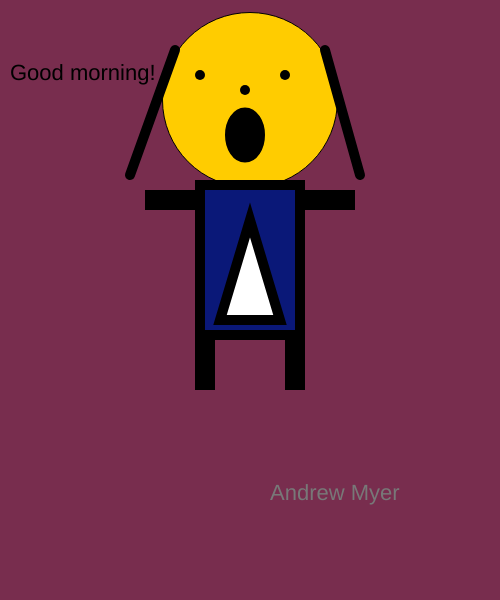
Frame 1 (no input)
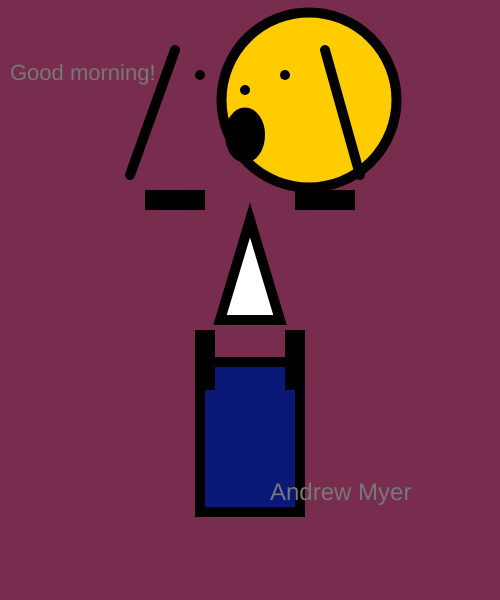
Frame 60 (no input)
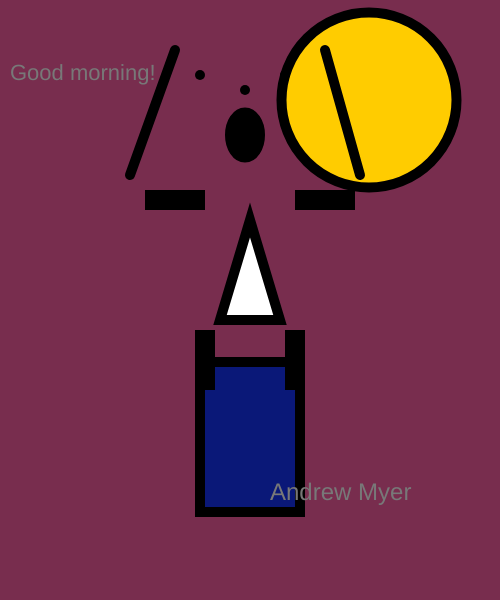
Frame 120 (the mouse pressed at the canvas centre since frame 60)

The p5.js sketch that drew these frames (run headless with seeded random() and noise() and a simulated clock; from frame 60 on, the mouse is pressed at the canvas centre):

// p5.js sketch
// ── sketch.js
var headX = 250;
var headY = 100; 
var headDirection = 1;

var bodyX =200;
var bodyY =185; 
var bodyDirection = 3;

var size = 22;
var count = 0;
var sizeDirection = 2;
function setup()
{
    createCanvas(500, 600);
}

 function draw()
 {
    background(120,45,78);
    textSize(22)
    text("Good morning!", 10,80);

    // head
    fill(255, 204, 0);
    circle(headX,headY,175);
    headX+=headDirection;
    if(headX >=418 || headX <=82)
    {
        headDirection *= -1;    
    }

    // eyes
    strokeWeight(10);
    fill(0);
    point(200,75);
    point(285,75);

    // nose
    point(245,90);

    // mouth
    ellipse(245, 135, 30, 45)

    // hair
    line(130,175,175,50);
    line(325,50,360,175);
    // body
    fill(10, 24, 120);
    rect(200,bodyY,100,150);
    bodyY += bodyDirection;
    if(bodyY <= 0 || bodyY >= 450)
    {
        bodyDirection *= -1;
    }
    // decoration
    fill(255);
    triangle(220,320,250,220,280,320)
    // right arm 
    fill(10, 24, 120);
    rect(300,195,50,10);
    // left arm
    rect(150,195,50,10);
    // left leg
    rect(200,335,10,50);
    // right leg
    rect(290,335,10,50);

    fill(120);
    textSize(size);
    size+= sizeDirection;
    count++;
    if(count > 5)
    {
        sizeDirection *=-1;
        count = 0;
    }
    text("Andrew Myer",270,500 );


}
